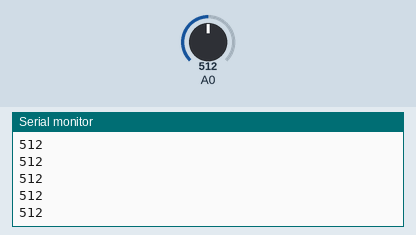
A sketch run on a simulated Arduino Uno, built with avr-gcc and run on an emulated ATmega328P. On the bench: the last lines printed to the serial monitor. The test bench sets the inputs (shaded band); at power-on: A0 = 512.

Above: at 1.2 s.
1.3 s: A0 set to 716
At 1.31 s:
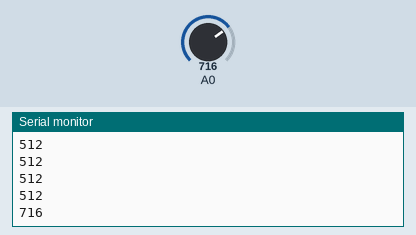
2.8 s: A0 set to 900
At 2.81 s:
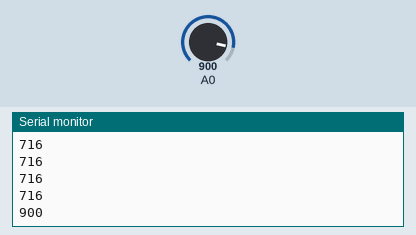
Timing chart, 0 to 5.8 s (numbered marks = the images above; inputs shaded):
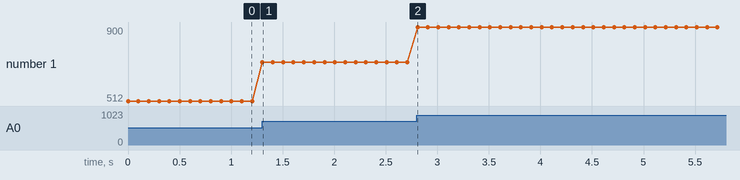

The sketch:

sensorhumitat.ino
```cpp
void setup() {
  Serial.begin(9600);

}

void loop() {
  // put your main code here, to run repeatedly:
  int sensor_value=analogRead(A0);

  Serial.println(sensor_value);
  delay(100);

}
```

Measured:
- after the input at 1.3 s, the serial monitor: prints a new line at once (image 1)
- after the input at 2.8 s, the serial monitor: prints a new line at once (image 2)
- plotted number 1: 512 → 716 after the input at 1.3 s, 716 → 900 after the input at 2.8 s
